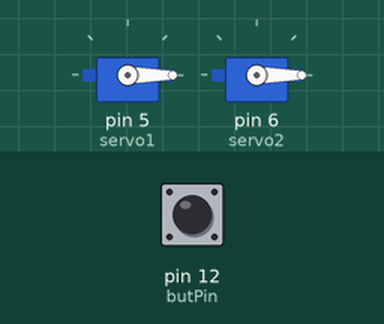
Recording of a sketch running on a simulated Arduino Uno, built with avr-gcc and run on an emulated ATmega328P. Shown: 2 × servo. The test bench sets the inputs (shaded band); at power-on: pin 12 (butPin) HIGH.

Above: at 1.2 s.
1.3 s: pin 12 (butPin) pulled LOW for 0.15 s
At 1.76 s:
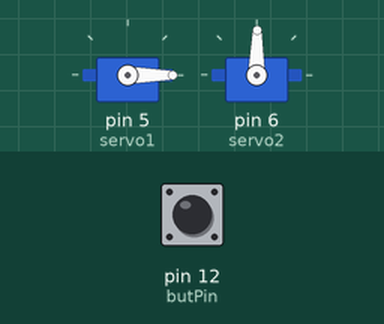
At 2.37 s:
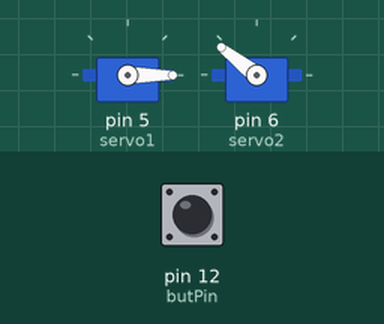
4.3 s: pin 12 (butPin) pulled LOW for 1 s
At 4.84 s:
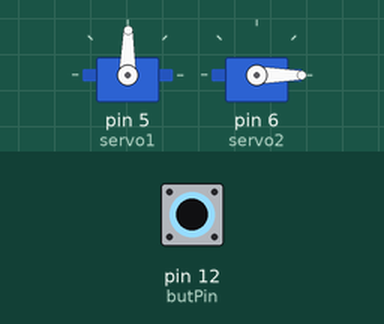
Timing chart, 0 to 7.7 s (numbered marks = the images above; inputs shaded):
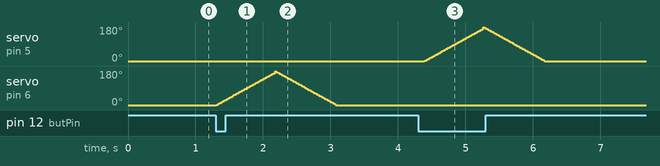

The sketch:

Tablet_Cutter_Project_final.ino
```cpp
#include <Servo.h>

Servo servo1;
Servo servo2;

int butPin = 12;
bool newState;
bool oldState = 1;
int count = 0;

int pos1 = 0;
int pos2 = 0;

void firstServoPos();
void secondServoPos();

void setup() {
  pinMode(butPin, INPUT);
  servo1.attach(5);
  servo2.attach(6);
  Serial.begin(9600);
  servo1.write(pos1);
  servo2.write(pos2);
}

void loop() {
  newState = digitalRead(butPin);


if (  count == 0 ) {
   newState = digitalRead(butPin);
  if ( newState == 0 ) {
    firstServoPos();
  }
  count++;
  delay(100);
}

newState = digitalRead(butPin);
if ( count==1  ) {
  newState = digitalRead(butPin);
  if  ( newState == 0  ) {
    secondServoPos();
    }
    count++;
    delay(100);
  }
count = 0;

}

void firstServoPos()
{
  for (pos1 = 0; pos1 <= 170; pos1 += 1 ) {

    servo1.write(pos1);
    delay(5);
  }
  for (pos1 = 180; pos1 >= 0; pos1 -= 1) {
    servo1.write(pos1);
    delay(5);
  }
}

void secondServoPos()
{
  for (pos2 = 0; pos2 <= 170; pos2 += 1) {
    // in steps of 1 degree
    servo2.write(pos2);
    delay(5);
  }
  for (pos2 = 180; pos2 >= 0; pos2 -= 1) {
    servo2.write(pos2);
    delay(5);
  }
}
```

Measured:
- after the input at 1.3 s, servo on pin 6 (servo2): rises from 0° to 178° in 0.87 s, then falls to 0° in 0.91 s
- after the input at 4.3 s, servo on pin 5 (servo1): rises from 0° to 178° in 0.87 s, then falls to 0° in 0.91 s
